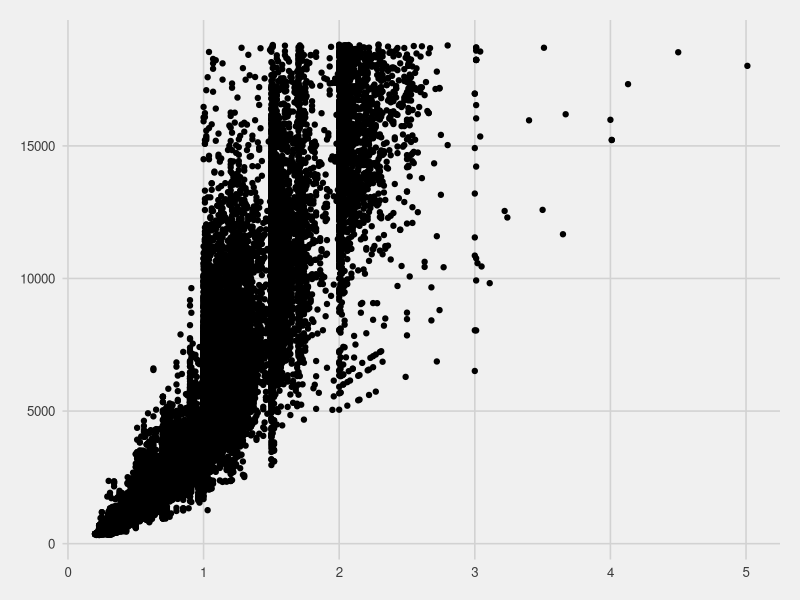

Reproduce this figure in R.
## ---- chunk 1

library(tidyverse)
library(ggthemes)

diamonds %>%
  ggplot(aes(x = carat, y = price)) +
  geom_point() +
  theme_fivethirtyeight()

